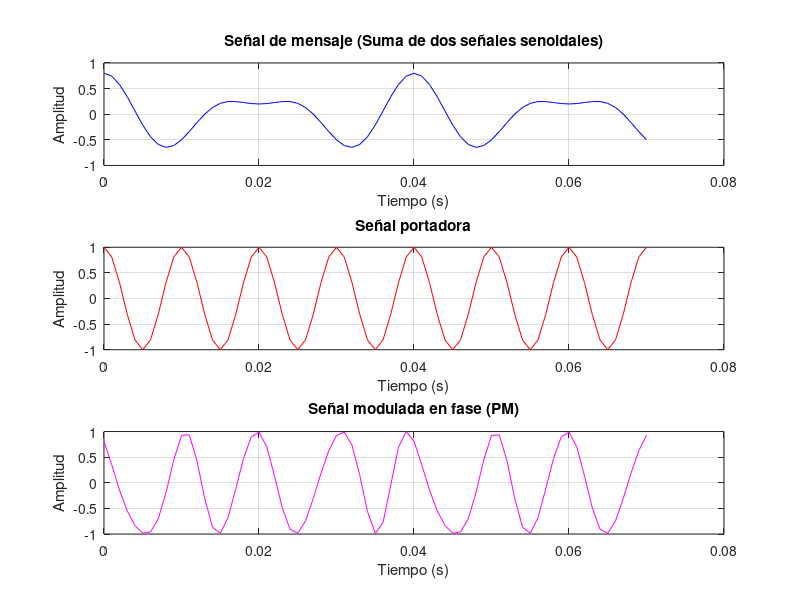
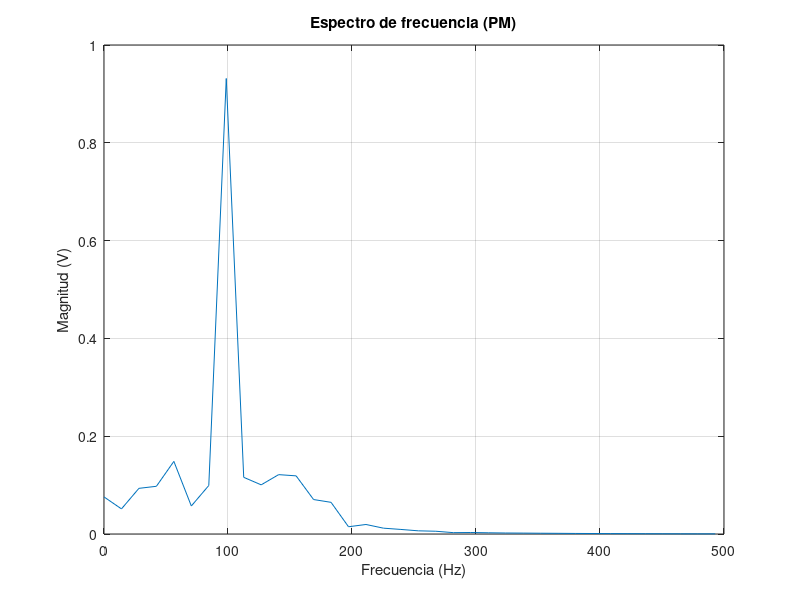

Reproduce these figures in MATLAB, in order.
clear
clc
close all hidden
format short

% Parámetros de la señal
fc = 100; % Frecuencia de la portadora en Hz
f1 = 50;   % Frecuencia de la primera señal de mensaje en Hz
f2 = 75;  % Frecuencia de la segunda señal de mensaje en Hz
Am1 = 0.5; % Amplitud de la primera señal de mensaje
Am2 = 0.3; % Amplitud de la segunda señal de mensaje
Ac = 1;    % Amplitud de la señal portadora
Kp = pi/4; % Índice de modulación de fase en radianes

% Tiempo de muestreo
fs = 10 * fc;
t = 0:1/fs:0.07;

m1_t = Am1 * cos(2*pi*f1*t);
m2_t = Am2 * cos(2*pi*f2*t);
m_t = m1_t + m2_t;
% Señal portadora
c_t = Ac * cos(2*pi*fc*t);

% Modulación en fase (PM)
s_t = Ac * cos(2*pi*fc*t + Kp*m_t);

figure;
subplot(3,1,1);
plot(t, m_t, 'b');
title('Señal de mensaje (Suma de dos señales senoidales)');
xlabel('Tiempo (s)');
ylabel('Amplitud');
grid on;

subplot(3,1,2);
plot(t, c_t, 'r');
title('Señal portadora');
xlabel('Tiempo (s)');
ylabel('Amplitud');
grid on;

subplot(3,1,3);
plot(t, s_t, 'm');
title('Señal modulada en fase (PM)');
xlabel('Tiempo (s)');
ylabel('Amplitud');
grid on;

N = length(s_t);      % Número de muestras
Y = fft(s_t)/N;       % Transformada de Fourier
f = fs*(0:(N/2))/N;   % Eje de frecuencias

figure('Name','Espectro de frecuencia (PM)')
plot(f, 2*abs(Y(1:N/2+1)));
title('Espectro de frecuencia (PM)');
xlabel('Frecuencia (Hz)');
ylabel('Magnitud (V)');
grid on;